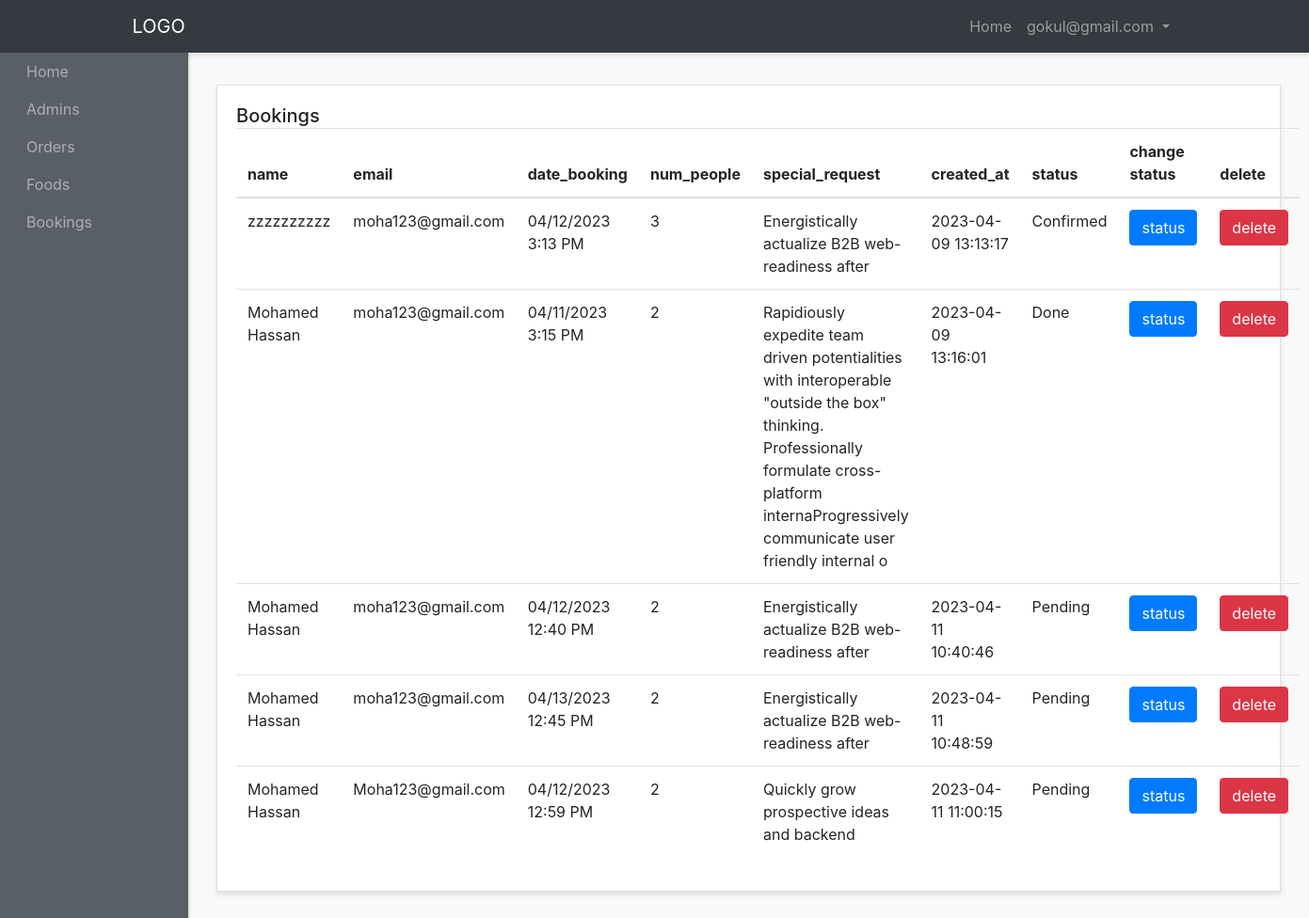
The app's page /admin-panel/bookings-admins/show-bookings.php (signed in) with its own data.
### tables this page shows
CREATE TABLE `bookings` (
  `id` int(10) NOT NULL,
  `name` varchar(200) NOT NULL,
  `email` varchar(200) NOT NULL,
  `date_booking` varchar(200) NOT NULL,
  `num_people` int(10) NOT NULL,
  `special_request` text NOT NULL,
  `status` varchar(200) NOT NULL,
  `user_id` int(10) NOT NULL,
  `created_at` timestamp NOT NULL DEFAULT current_timestamp()
);

### libs/App.php (called while the page is built, shortened)
<?php
class App
{
    public $host = HOST;
    public $dbname = DBNAME;
    public $user = USER;
    public $pass = PASS;
    public $link;
    private function connect()
    {
        try {
            $this->link = new PDO(
                "mysql:host={$this->host};dbname={$this->dbname}",
                $this->user,
                $this->pass
            );
            $this->link->setAttribute(PDO::ATTR_ERRMODE, PDO::ERRMODE_EXCEPTION);
        } catch (PDOException $e) {
            die('Database Connection Failed: ' . $e->getMessage());
        }
    }
    public function selectAll(string $query)
    {
        $stmt = $this->link->query($query);
        if ($stmt) {
            $allRows = $stmt->fetchAll(PDO::FETCH_OBJ);
            return $allRows ?: false;
        }
        return false;
    }
}

### admin-panel/bookings-admins/show-bookings.php (the view, shortened to what this page needs)
<?php require "../../libs/App.php"; ?>
<?php require "../layouts/header.php"; ?>
<?php
    $query = "SELECT * FROM bookings";
    $app = new App;
    $app->validateSessionAdminInside();
    $bookings = $app->selectAll($query);
?>
      <div class="row">
        <div class="col">
          <div class="card">
            <div class="card-body">
              <h5 class="card-title mb-4 d-inline">Bookings</h5>
              <table class="table">
                <thead>
                  <tr>
                    <th scope="col">name</th>
                    <th scope="col">email</th>
                    <th scope="col">date_booking</th>
                    <th scope="col">num_people</th>
                    <th scope="col">special_request</th>
                    <th scope="col">created_at</th>
                    <th scope="col">status</th>
                    <th scope="col">change status</th>
                    <th scope="col">delete</th>
                  </tr>
                </thead>
                <tbody>
                  <?php foreach($bookings as $booking) : ?>
                    <tr>
                      <td><?php echo $booking->name; ?></td>
                      <td><?php echo $booking->email; ?></td>
                      <td><?php echo $booking->date_booking; ?></td>
                      <td><?php echo $booking->num_people; ?></td>
                      <td>
                      <?php echo $booking->special_request; ?>
                      </td>
                      <td><?php echo $booking->created_at; ?></td>
                      <td><?php echo $booking->status; ?></td>
                      <td><a href="status.php?id=<?php echo $booking->id; ?>" class="btn btn-primary  text-center ">status</a></td>
                      <td><a href="delete-bookings.php?id=<?php echo $booking->id; ?>" class="btn btn-danger  text-center ">delete</a></td>
                    </tr>
                  <?php endforeach; ?>
                </tbody>
              </table>
            </div>
          </div>
        </div>
      </div>
<?php require "../layouts/footer.php"; ?>

### admin-panel/styles/style.css (style rules this page uses)
body { background:#f9f9f9; }
.card { margin-bottom: 15px; border-radius:0; box-shadow: 0 3px 5px rgba(0,0,0,.1); }

### records on screen
bookings: name "zzzzzzzzzz", email "moha123@gmail.com", date_booking "04/12/2023 3:13 PM", num_people "3", special_request "Energistically actualize B2B web-readiness after", created_at "2023-04-09 13:13:17", status "Confirmed"
bookings: name "Mohamed Hassan", email "moha123@gmail.com", date_booking "04/11/2023 3:15 PM", num_people "2", special_request "Rapidiously expedite team driven potentialities with interoperable \"outside the box\" thinking. Professionally formulate cross-platform internaProgressively communicate user friendly internal o", created_at "2023-04-09 13:16:01", status "Done"
bookings: name "Mohamed Hassan", email "moha123@gmail.com", date_booking "04/12/2023 12:40 PM", num_people "2", special_request "Energistically actualize B2B web-readiness after", created_at "2023-04-11 10:40:46", status "Pending"
bookings: name "Mohamed Hassan", email "moha123@gmail.com", date_booking "04/13/2023 12:45 PM", num_people "2", special_request "Energistically actualize B2B web-readiness after", created_at "2023-04-11 10:48:59", status "Pending"
bookings: name "Mohamed Hassan", email "Moha123@gmail.com", date_booking "04/12/2023 12:59 PM", num_people "2", special_request "Quickly grow prospective ideas and backend", created_at "2023-04-11 11:00:15", status "Pending"

### other values on screen
$_SESSION['email'] "gokul@gmail.com"
